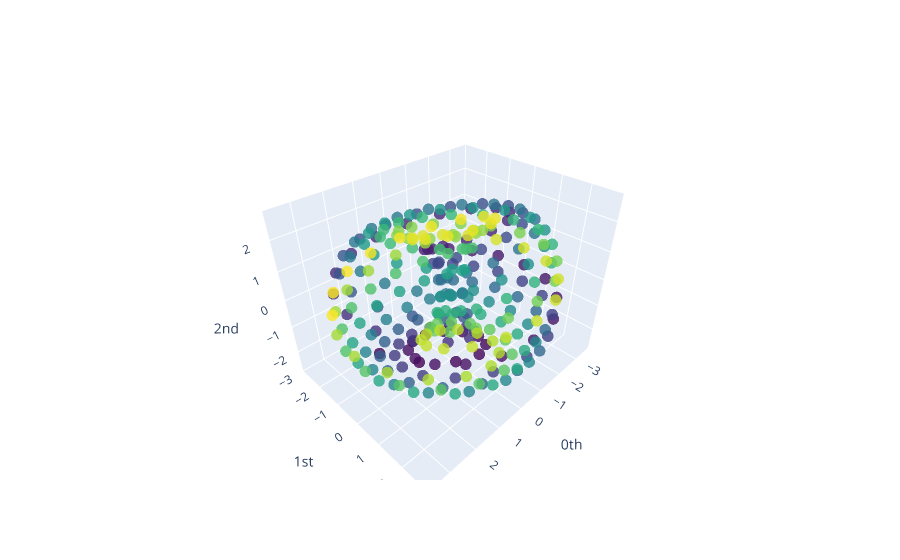

Notebook code for this chart:
### Code cell
y_nonperiodic_embedded_pca = pca.fit_transform(y_nonperiodic_embedded)
plot_point_cloud(y_nonperiodic_embedded_pca)

### Figure 1 — Plotly figure (JSON) as saved in the notebook; plotly's stock layout.template omitted (floating-point values rounded to 4 significant figures; data arrays with more than 128 entries replaced by an {"elided": "..."} marker saying what was removed)
{"data": [{"marker": {"color": {"elided": "292 int values"}, "colorscale": [[0, "#440154"], [0.1111, "#482878"], [0.2222, "#3e4989"], [0.3333, "#31688e"], [0.4444, "#26828e"], [0.5556, "#1f9e89"], [0.6667, "#35b779"], [0.7778, "#6ece58"], [0.8889, "#b5de2b"], [1, "#fde725"]], "opacity": 0.8, "size": 4}, "mode": "markers", "type": "scatter3d", "x": {"elided": "292 float values"}, "y": {"elided": "292 float values"}, "z": {"elided": "292 float values"}}], "layout": {"autosize": true, "scene": {"aspectmode": "auto", "aspectratio": {"x": 1.185, "y": 0.9437, "z": 0.894}, "xaxis": {"exponentformat": "e", "showexponent": "all", "title": {"text": "0th"}, "type": "linear"}, "yaxis": {"exponentformat": "e", "showexponent": "all", "title": {"text": "1st"}, "type": "linear"}, "zaxis": {"exponentformat": "e", "showexponent": "all", "title": {"text": "2nd"}, "type": "linear"}}}}
